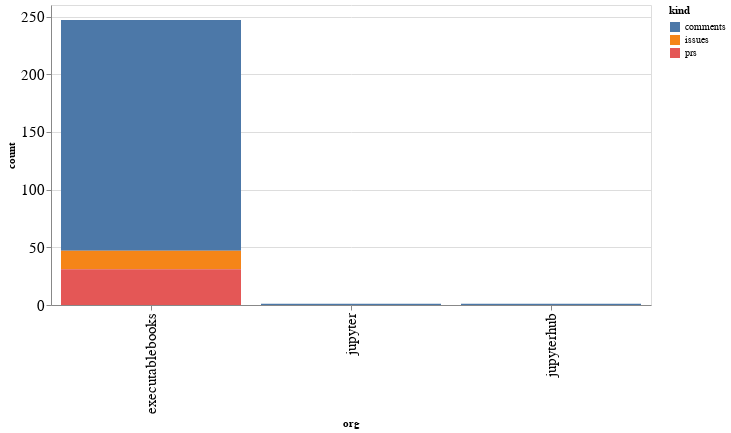

Notebook source saved alongside this figure:
### Code cell
alt.Chart(org_summaries, width=600).mark_bar().encode(
    x='org',
    y='count',
    color='kind',
    tooltip="org"
)

### Figure 1 — Vega-Lite specification as saved in the notebook (floating-point values rounded to 4 significant figures)
{"config": {"axisLeft": {"labelFontSize": 15}, "axisBottom": {"labelFontSize": 15}}, "data": {"name": "data-3f1e8be8294f59c475e6bd1334e8cac8"}, "mark": "bar", "encoding": {"color": {"type": "nominal", "field": "kind"}, "tooltip": {"type": "nominal", "field": "org"}, "x": {"type": "nominal", "field": "org"}, "y": {"type": "quantitative", "field": "count"}}, "width": 600, "$schema": "https://vega.github.io/schema/vega-lite/v4.8.1.json", "datasets": {"data-3f1e8be8294f59c475e6bd1334e8cac8": [{"org": "executablebooks", "kind": "comments", "count": 200}, {"org": "executablebooks", "kind": "issues", "count": 16}, {"org": "executablebooks", "kind": "prs", "count": 31}, {"org": "jupyter", "kind": "comments", "count": 1}, {"org": "jupyterhub", "kind": "comments", "count": 1}]}}
